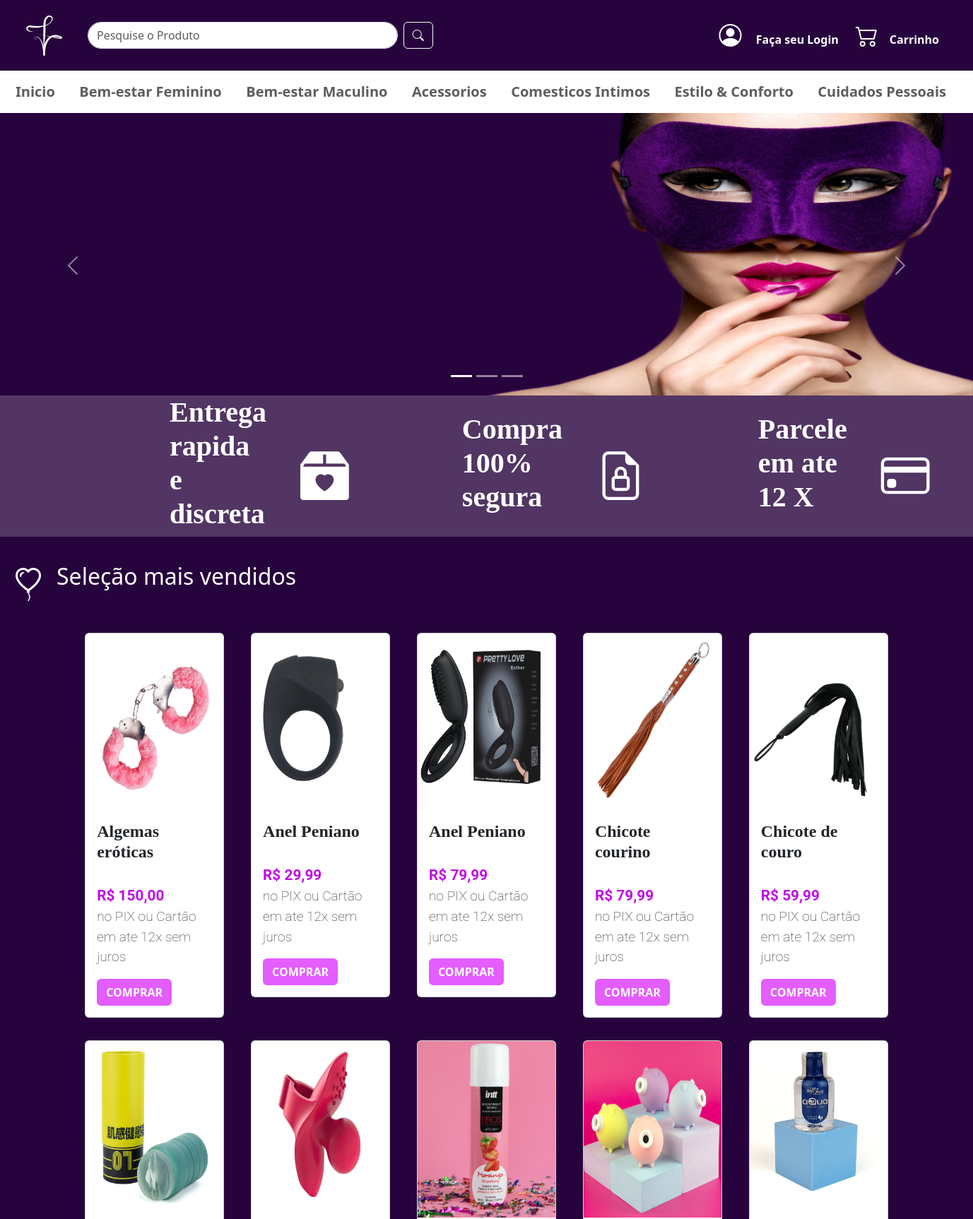
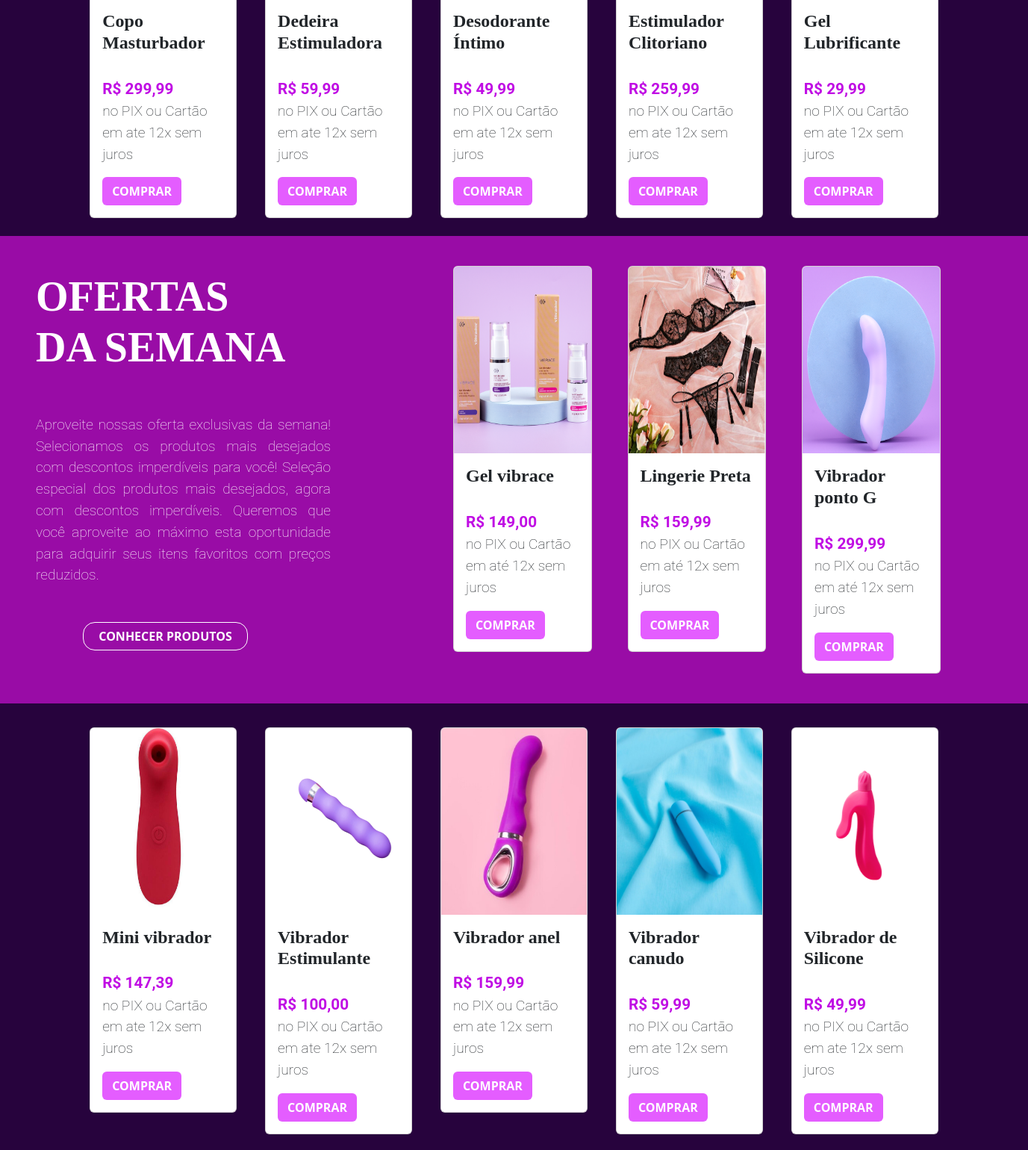
The page / (upper part) on the database its author committed (2 pictures, top to bottom).
### produto/models.py (models this page shows, shortened)
class Produto(models.Model):
    name = models.CharField(max_length=200)
    brand = models.ForeignKey(Brand, on_delete=models.PROTECT, related_name='brand_product')
    category = models.ForeignKey(Category, on_delete=models.PROTECT, related_name='category_product')
    image = models.ImageField(upload_to= 'produtos/')
    description = models.TextField(blank=True, null=True)
    serie_number = models.CharField(max_length=100, blank=True, null=True)
    cost_price = models.DecimalField(max_digits=20, decimal_places=2)
    selling_price = models.DecimalField(max_digits=20, decimal_places=2)
    quantity = models.IntegerField(default=0)
    created_at = models.DateTimeField(auto_now_add=True)
    updated_at = models.DateTimeField(auto_now=True)
    class Meta:
        ordering = ['name']

### core/views.py (the view)
# urls.py: path('', views.home, name='home'),
def home(request):
    produto = Produto.objects.all()
    ofertasdasemana = Produto.objects.filter(category__name="ofertasdasemana")
    vibradores = Produto.objects.filter(category__name="vibradores")
    novidadeslacamentos = Produto.objects.filter(category__name="novidadeslacamentos")
    acessorios = Produto.objects.filter(category__name="acessorios")
    Lubrificantes = Produto.objects.filter(category__name="Lubrificantes")
    context = {
      'produto': produto,
      'ofertasdasemana': ofertasdasemana,
      'vibradores': vibradores,
      'novidadeslacamentos': novidadeslacamentos,
      'acessorios': acessorios,
      'Lubrificantes': Lubrificantes,
    }
    return render(request, '_home.html', context)

### core/templates/_home.html (shortened to what this page needs)
{% extends 'base.html' %}
{% block content %}
{% load static %}
<div id="carouselExampleCaptions" class="carousel slide">
  <div class="carousel-indicators">
    <button type="button" data-bs-target="#carouselExampleCaptions" data-bs-slide-to="0" class="active" aria-current="true" aria-label="Slide 1"></button>
    <button type="button" data-bs-target="#carouselExampleCaptions" data-bs-slide-to="1" aria-label="Slide 2"></button>
    <button type="button" data-bs-target="#carouselExampleCaptions" data-bs-slide-to="2" aria-label="Slide 3"></button>
  </div>
  <div class="carousel-inner">
    <div class="carousel-item active">
      <img src="{%static 'images/slide1.png'%}" class="d-block w-100" alt="...">
      <div class="carousel-caption d-none d-md-block">
      </div>
    </div>
  </div>
  <button class="carousel-control-prev" type="button" data-bs-target="#carouselExampleCaptions" data-bs-slide="prev">
    <span class="carousel-control-prev-icon" aria-hidden="true"></span>
  </button>
  <button class="carousel-control-next" type="button" data-bs-target="#carouselExampleCaptions" data-bs-slide="next">
    <span class="carousel-control-next-icon" aria-hidden="true"></span>
  </button>
</div>
<div  class="barraCarrossel d-flex align-items-center text-white  d-block w-100">
  <h3 >Entrega rapida e discreta</h3> <i class="bi bi-box2-heart-fill" style="font-size: 4.3rem; padding-left:3rem; padding-right: 10rem;"></i>
  <h3>Compra 100% segura</h3> <i class="bi bi-file-earmark-lock" style="font-size: 4.3rem; padding-left: 3rem;  padding-right: 10rem;"></i>
  <h3>Parcele em ate 12 X</h3> <i class="bi bi-credit-card" style="font-size: 4.3rem; padding-left: 3rem;"></i>
</div>
<div class="d-flex align-items-center ">
  <i class="bi bi-balloon-heart" style="font-size: 3rem; color: #fff; padding-left: 1rem; "></i> <h2 style="color: #fff; padding-left: 1rem; padding-top: 1rem;"> Seleção mais vendidos</h2>
</div>
<div class="container-fluid mt-4 px-5">
  <div class="row justify-content-center" >
    {% for produto in produto|slice:":10" %}
      <div class="col-md-5th p-2">
        <div class="card"  style="width: 90%; margin: 0 auto; display: flex; flex-wrap: wrap; margin-bottom: 1rem;">
          <img src="{{ produto.image.url }}" class="card-img-top" style="width: 100%;" alt="{{ produto.name }}">
          <div class="card-body">
            <h5 class="card-title playfair-display">{{ produto.name }}</h5>
            <p class="card-text" ><span style="font-weight: bold; font-size: 1.3rem; color:rgb(192, 13, 228) ;">R$ {{ produto.selling_price }}</span> no PIX  ou Cartão em ate 12x sem juros</p>
            <a href="{% url 'produto_detalhe' produto.id %}" class="btn text-white" style="background-color: rgb(228, 93, 255); font-weight: bold;">COMPRAR</a>
          </div>
        </div>
      </div>
    {% endfor %}
  </div>
</div>
<div  class="ofertasSemana  text-white  d-block w-100">
  <div class="row">
    <div class="col-md-4">
      <h1>OFERTAS DA SEMANA</h1>
      <p style="padding-left: 3rem;  width: 100%; text-align: justify;">Aproveite nossas oferta exclusivas  da semana!
        Selecionamos  os  produtos mais   desejados  com  descontos imperdíveis para você!
        Seleção especial dos produtos mais desejados, agora com descontos imperdíveis.
        Queremos que você aproveite ao máximo esta oportunidade para adquirir seus itens favoritos com preços reduzidos.
      </p>
      <div class="d-grid gap-2 col-6 mx-auto" style="padding-top: 2rem;">
        <a href="{% url 'oferta_list'%}" class="btn text-white" style="border-color: #fff; border-radius: 1rem; font-weight: bold;">CONHECER PRODUTOS</a>
      </div>
    </div>
    <div class="col-md-6">
      <div class="row">
        {% for produto in ofertasdasemana|slice:":3" %}
          <div class="col-md-4 p-4">
            <div class="card" style="width: 100%; display: flex; flex-wrap: wrap; margin-bottom: 1rem; margin-left: 8rem; margin-top: 1rem;">
              <img src="{{ produto.image.url }}" class="card-img-top" style="width: 100%;" alt="{{ produto.name }}">
              <div class="card-body">
                <h5 class="card-title playfair-display">{{ produto.name }}</h5>
                <p class="card-text">
                  <span style="font-weight: bold; font-size: 1.3rem; color:rgb(192, 13, 228);">
                    R$ {{ produto.selling_price }}
                  </span>
                  no PIX ou Cartão em até 12x sem juros
                </p>
                <a href="{% url 'produto_detalhe' produto.id %}" class="btn text-white" style="background-color: rgb(228, 93, 255); font-weight: bold;">COMPRAR</a>
              </div>
            </div>
          </div>
        {% endfor %}
      </div>
    </div>
    </div>
  </div>
  </div>
<div class="container-fluid mt-4 px-5">
  <div class="row justify-content-center" >
    {% for produto in vibradores|slice:":5" %}
      <div class="col-md-5th p-2">
        <div class="card"  style="width: 90%; margin: 0 auto; display: flex; flex-wrap: wrap; margin-bottom: 1rem;">
          <img src="{{ produto.image.url }}" class="card-img-top" style="width: 100%;" alt="{{ produto.name }}">
          <div class="card-body">
            <h5 class="card-title playfair-display">{{ produto.name }}</h5>
            <p class="card-text" ><span style="font-weight: bold; font-size: 1.3rem; color:rgb(192, 13, 228) ;">R$ {{ produto.selling_price }}</span> no PIX  ou Cartão em ate 12x sem juros</p>
            <a href="{% url 'produto_detalhe' produto.id %}" class="btn text-white" style="background-color: rgb(228, 93, 255); font-weight: bold;">COMPRAR</a>
          </div>
        </div>
      </div>
    {% endfor %}
  </div>
</div>
{% endblock %}

### static/style.css (style rules this page uses)
html, body { height: 100%; margin: 0; padding: 0; display: flex; flex-direction: column; }
.carousel-inner img { height: 300px; }

### core/templates/base.html (style rules this page uses)
html, body { background-color: #27033D !important; }

### core/templates/_home.html (style rules this page uses)
.carousel-inner img { height: 400px; }
.barraCarrossel { background-color: #523563; padding-left: 15rem; padding-right: 15rem; font-family: 'Notable', sans-serif; font-weight: bold; align-items: center; }
.card-img-top { width: 300px; height: 250px; }
@media (min-width: 992px) { .col-md-5th { width: 18%; } }
.playfair-display .ofertasSemana .novidadesLacamentos, h1 { font-family: "Playfair Display", serif; font-optical-sizing: auto; font-weight: 900; font-style: bold; font-size: 3.5rem; }
.playfair-display ,h3 { font-family: "Playfair Display", serif; font-optical-sizing: auto; font-weight: 900; font-style: bold; font-size: 2.5rem; }
.playfair-display { font-family: "Playfair Display", serif; font-optical-sizing: auto; font-weight: 900; font-style: bold; font-size: 1.5rem; }
.roboto, p { font-family: "Roboto", serif; font-optical-sizing: auto; font-weight: 200; font-style: normal; font-variation-settings: "wdth" 100; font-size: 1.2rem; }
.card { margin-right: 5rem; margin-top: 1rem; }

### core/templates/components/_footer.html (style rules this page uses)
.bi { margin-top: 2rem; }
span { display: block; margin-top: 2rem; }
a { text-decoration: none; color: #fff; align-items: center; }

### rows shown on the page
Produto: image (picture), name "Algemas eróticas", selling_price "150,00"
Produto: image (picture), name "Anel Peniano", selling_price "29,99"
Produto: image (picture), name "Anel Peniano", selling_price "79,99"
Produto: image (picture), name "Chicote courino", selling_price "79,99"
Produto: image (picture), name "Chicote de couro", selling_price "59,99"
Produto: image (picture), name "Copo Masturbador", selling_price "299,99"
Produto: image (picture), name "Dedeira Estimuladora", selling_price "59,99"
Produto: image (picture), name "Desodorante Íntimo", selling_price "49,99"
Produto: image (picture), name "Estimulador Clitoriano", selling_price "259,99"
Produto: image (picture), name "Gel Lubrificante", selling_price "29,99"
Produto: image (picture), name "Gel vibrace", selling_price "149,00"
Produto: image (picture), name "Lingerie Preta", selling_price "159,99"
Produto: image (picture), name "Vibrador ponto G", selling_price "299,99"
Produto: image (picture), name "Mini vibrador", selling_price "147,39"
Produto: image (picture), name "Vibrador Estimulante", selling_price "100,00"
Produto: image (picture), name "Vibrador anel", selling_price "159,99"
Produto: image (picture), name "Vibrador canudo", selling_price "59,99"
Produto: image (picture), name "Vibrador de Silicone", selling_price "49,99"
